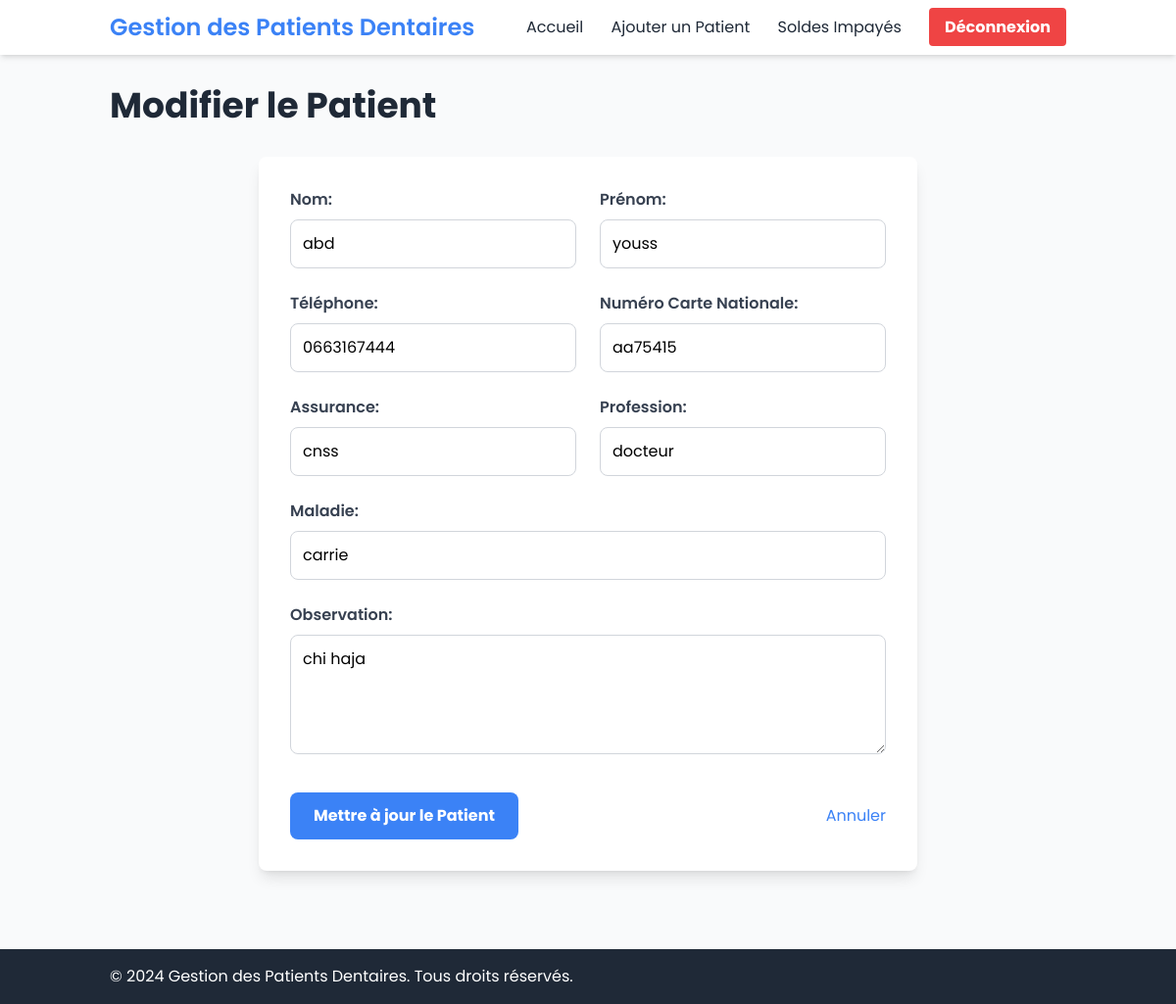
Page /edit_patient/1 (signed in) on the committed database.
### app.py (models this page shows)
class Patient(db.Model):
    id = db.Column(db.Integer, primary_key=True)
    nom = db.Column(db.String(100), nullable=False)
    prenom = db.Column(db.String(100), nullable=False)
    telephone = db.Column(db.String(20), nullable=False)
    numero_carte_national = db.Column(db.String(50), nullable=False)
    assurance = db.Column(db.String(100))
    profession = db.Column(db.String(100))
    maladie = db.Column(db.String(200))
    observation = db.Column(db.Text)
    visits = db.relationship('Visit', backref='patient', lazy=True)

### app.py (the view, shortened to what this page needs)
@app.route('/edit_patient/<int:patient_id>', methods=['GET', 'POST'])
@login_required
def edit_patient(patient_id):
    patient = Patient.query.get_or_404(patient_id)
    return render_template('edit_patient.html', patient=patient)

### app.py (called while the page is built)
@login_manager.user_loader
def load_user(user_id):
    return User.query.get(int(user_id))

### templates/edit_patient.html (shortened to what this page needs)
<!DOCTYPE html>
<html lang="fr">
<head>
    <script src="https://cdn.tailwindcss.com"></script>
</head>
<body class="bg-gray-50 min-h-screen font-sans">
    <nav class="bg-white shadow-md">
        <div class="container mx-auto px-6 py-3">
            <div class="flex justify-between items-center">
                <div class="text-2xl font-semibold text-primary">
                    Gestion des Patients Dentaires
                </div>
                <div>
                    <a href="{{ url_for('index') }}" class="text-gray-800 hover:text-primary mx-3 transition-all">Accueil</a>
                    <a href="{{ url_for('add_patient') }}" class="text-gray-800 hover:text-primary mx-3 transition-all">Ajouter un Patient</a>
                    <a href="{{ url_for('unpaid_balances') }}" class="text-gray-800 hover:text-primary mx-3 transition-all">Soldes Impayés</a>
                    <a href="{{ url_for('logout') }}" class="bg-red-500 hover:bg-red-600 text-white font-bold py-2 px-4 rounded transition-all ml-3">Déconnexion</a>
                </div>
            </div>
        </div>
    </nav>
    <div class="container mx-auto px-6 py-8">
        <h1 class="text-4xl font-bold text-gray-800 mb-8">Modifier le Patient</h1>
        <form action="{{ url_for('edit_patient', patient_id=patient.id) }}" method="post" class="bg-white shadow-lg rounded-lg p-8 max-w-2xl mx-auto">
            <div class="grid grid-cols-1 md:grid-cols-2 gap-6">
                <div>
                    <label for="nom" class="block text-gray-700 font-semibold mb-2">Nom:</label>
                    <input type="text" id="nom" name="nom" value="{{ patient.nom }}" required class="w-full p-3 border border-gray-300 rounded-lg focus:outline-none focus:ring-2 focus:ring-primary focus:border-transparent">
                </div>
                <div>
                    <label for="prenom" class="block text-gray-700 font-semibold mb-2">Prénom:</label>
                    <input type="text" id="prenom" name="prenom" value="{{ patient.prenom }}" required class="w-full p-3 border border-gray-300 rounded-lg focus:outline-none focus:ring-2 focus:ring-primary focus:border-transparent">
                </div>
                <div>
                    <label for="telephone" class="block text-gray-700 font-semibold mb-2">Téléphone:</label>
                    <input type="tel" id="telephone" name="telephone" value="{{ patient.telephone }}" required class="w-full p-3 border border-gray-300 rounded-lg focus:outline-none focus:ring-2 focus:ring-primary focus:border-transparent">
                </div>
                <div>
                    <label for="numero_carte_national" class="block text-gray-700 font-semibold mb-2">Numéro Carte Nationale:</label>
                    <input type="text" id="numero_carte_national" name="numero_carte_national" value="{{ patient.numero_carte_national }}" required class="w-full p-3 border border-gray-300 rounded-lg focus:outline-none focus:ring-2 focus:ring-primary focus:border-transparent">
                </div>
                <div>
                    <label for="assurance" class="block text-gray-700 font-semibold mb-2">Assurance:</label>
                    <input type="text" id="assurance" name="assurance" value="{{ patient.assurance }}" class="w-full p-3 border border-gray-300 rounded-lg focus:outline-none focus:ring-2 focus:ring-primary focus:border-transparent">
                </div>
                <div>
                    <label for="profession" class="block text-gray-700 font-semibold mb-2">Profession:</label>
                    <input type="text" id="profession" name="profession" value="{{ patient.profession }}" class="w-full p-3 border border-gray-300 rounded-lg focus:outline-none focus:ring-2 focus:ring-primary focus:border-transparent">
                </div>
            </div>
            <div class="mt-6">
                <label for="maladie" class="block text-gray-700 font-semibold mb-2">Maladie:</label>
                <input type="text" id="maladie" name="maladie" value="{{ patient.maladie }}" class="w-full p-3 border border-gray-300 rounded-lg focus:outline-none focus:ring-2 focus:ring-primary focus:border-transparent">
            </div>
            <div class="mt-6">
                <label for="observation" class="block text-gray-700 font-semibold mb-2">Observation:</label>
                <textarea id="observation" name="observation" class="w-full p-3 border border-gray-300 rounded-lg focus:outline-none focus:ring-2 focus:ring-primary focus:border-transparent" rows="4">{{ patient.observation }}</textarea>
            </div>
            <div class="mt-8 flex items-center justify-between">
                <button type="submit" class="bg-primary hover:bg-accent text-white font-bold py-3 px-6 rounded-lg focus:outline-none focus:shadow-outline transition-all">Mettre à jour le Patient</button>
                <a href="{{ url_for('patient_detail', patient_id=patient.id) }}" class="text-primary hover:text-accent transition-all">Annuler</a>
            </div>
        </form>
    </div>
    <footer class="bg-gray-800 text-white mt-12">
        <div class="container mx-auto px-6 py-4">
            <p>&copy; 2024 Gestion des Patients Dentaires. Tous droits réservés.</p>
        </div>
    </footer>
</body>
</html>

### templates/edit_patient.html (style rules this page uses)
.transition-all { transition: all 0.3s ease; }

### rows in the picture
Patient: nom "abd", prenom "youss", telephone "0663167444", numero_carte_national "aa75415", assurance "cnss", profession "docteur", maladie "carrie", observation "chi haja"
